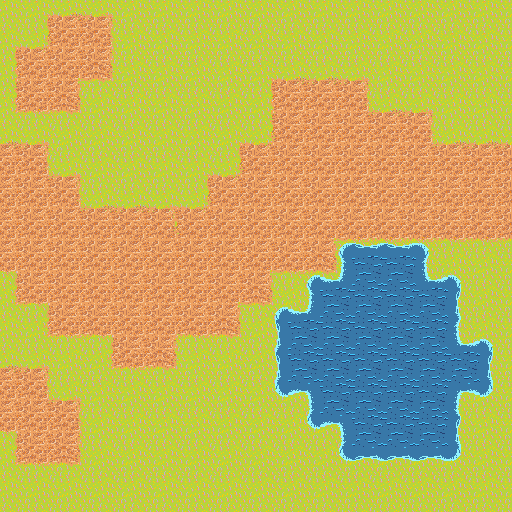

A level layout from a 2D game, rendered from its tile map. Below: a short description, then the map file with its tile-grid data intact:
An orthogonal 16x16 tile map with 32x32 px tiles, 3 tile layers (grass, water, dirt).

<map version="1.2" tiledversion="1.3.1" orientation="orthogonal" renderorder="right-down" compressionlevel="-1" width="16" height="16" tilewidth="32" tileheight="32" infinite="0" nextlayerid="4" nextobjectid="1">
 <tileset firstgid="1" source="terrains.tsx" />
 <layer id="1" name="grass" width="16" height="16">
  <data encoding="csv">
18,18,18,18,18,18,18,18,18,18,18,18,18,18,18,18,
18,18,18,18,18,18,18,18,18,18,18,18,18,18,18,18,
18,18,18,18,18,18,18,18,18,18,18,18,18,18,18,18,
18,18,18,18,18,18,18,18,18,18,18,18,18,18,18,18,
18,18,18,18,18,18,18,18,18,18,18,18,18,18,18,18,
18,18,18,18,18,18,18,18,18,18,18,18,18,18,18,18,
18,18,18,18,18,18,18,18,18,18,18,18,18,18,18,18,
18,18,18,18,18,18,18,18,18,18,18,18,18,18,18,18,
18,18,18,18,18,18,18,18,18,18,18,18,18,18,18,18,
18,18,18,18,18,18,18,18,18,18,18,18,18,18,18,18,
18,18,18,18,18,18,18,18,18,18,18,18,18,18,18,18,
18,18,18,18,18,18,18,18,18,18,18,18,18,18,18,18,
18,18,18,18,18,18,18,18,18,18,18,18,18,18,18,18,
18,18,18,18,18,18,18,18,18,18,18,18,18,18,18,18,
18,18,18,18,18,18,18,18,18,18,18,18,18,18,18,18,
18,18,18,18,18,18,18,18,18,18,18,18,18,18,18,18
</data>
 </layer>
 <layer id="2" name="water" width="16" height="16">
  <data encoding="csv">
0,0,0,0,0,0,0,0,0,0,0,0,0,0,0,0,
0,0,0,0,0,0,0,0,0,0,0,0,0,0,0,0,
0,0,0,0,0,0,0,0,0,0,0,0,0,0,0,0,
0,0,0,0,0,0,0,0,0,0,0,0,0,0,0,0,
5,6,0,0,0,0,0,0,0,0,0,0,0,0,0,0,
21,53,6,0,0,0,0,0,0,0,0,0,0,0,0,0,
21,21,53,5,5,6,0,0,0,0,0,0,0,0,0,0,
21,21,21,21,21,22,0,0,0,0,7,8,8,9,0,0,
68,21,21,21,21,22,0,0,0,7,55,24,24,56,9,0,
36,68,21,21,21,22,0,0,7,55,24,24,24,24,25,0,
0,36,37,68,21,22,0,0,23,24,24,24,24,24,56,9,
0,0,0,36,37,38,0,0,23,24,24,24,24,24,24,25,
0,0,0,0,0,0,0,0,39,71,24,24,24,24,72,41,
0,0,0,0,0,0,0,0,0,39,71,24,24,24,25,0,
0,0,0,0,0,0,0,0,0,0,39,40,40,40,41,0,
0,0,0,0,0,0,0,0,0,0,0,0,0,0,0,0
</data>
 </layer>
 <layer id="3" name="dirt" width="16" height="16">
  <data encoding="csv">
0,4,5,6,0,0,0,0,0,0,0,0,0,0,0,0,
4,52,21,22,0,0,0,0,0,0,0,0,0,0,0,0,
20,21,69,38,0,0,0,0,4,5,5,6,0,0,0,0,
36,37,38,0,0,0,0,0,20,21,21,53,5,6,0,0,
0,0,0,0,0,0,0,4,52,21,21,21,21,53,5,5,
0,0,0,0,0,0,4,52,21,21,21,21,21,21,21,21,
0,0,0,0,0,4,52,21,21,21,21,21,21,21,21,21,
0,0,0,4,5,52,21,21,21,21,69,37,37,37,37,37,
0,0,0,20,21,21,21,21,69,37,38,0,0,0,0,0,
0,0,0,36,68,21,21,69,38,0,0,0,0,0,0,0,
0,0,0,0,36,37,37,38,0,0,0,0,0,0,0,0,
5,6,0,0,0,0,0,0,0,0,0,0,0,0,0,0,
21,53,6,0,0,0,0,0,0,0,0,0,0,0,0,0,
68,21,22,0,0,0,0,0,0,0,0,0,0,0,0,0,
36,37,38,0,0,0,0,0,0,0,0,0,0,0,0,0,
0,0,0,0,0,0,0,0,0,0,0,0,0,0,0,0
</data>
 </layer>
</map>